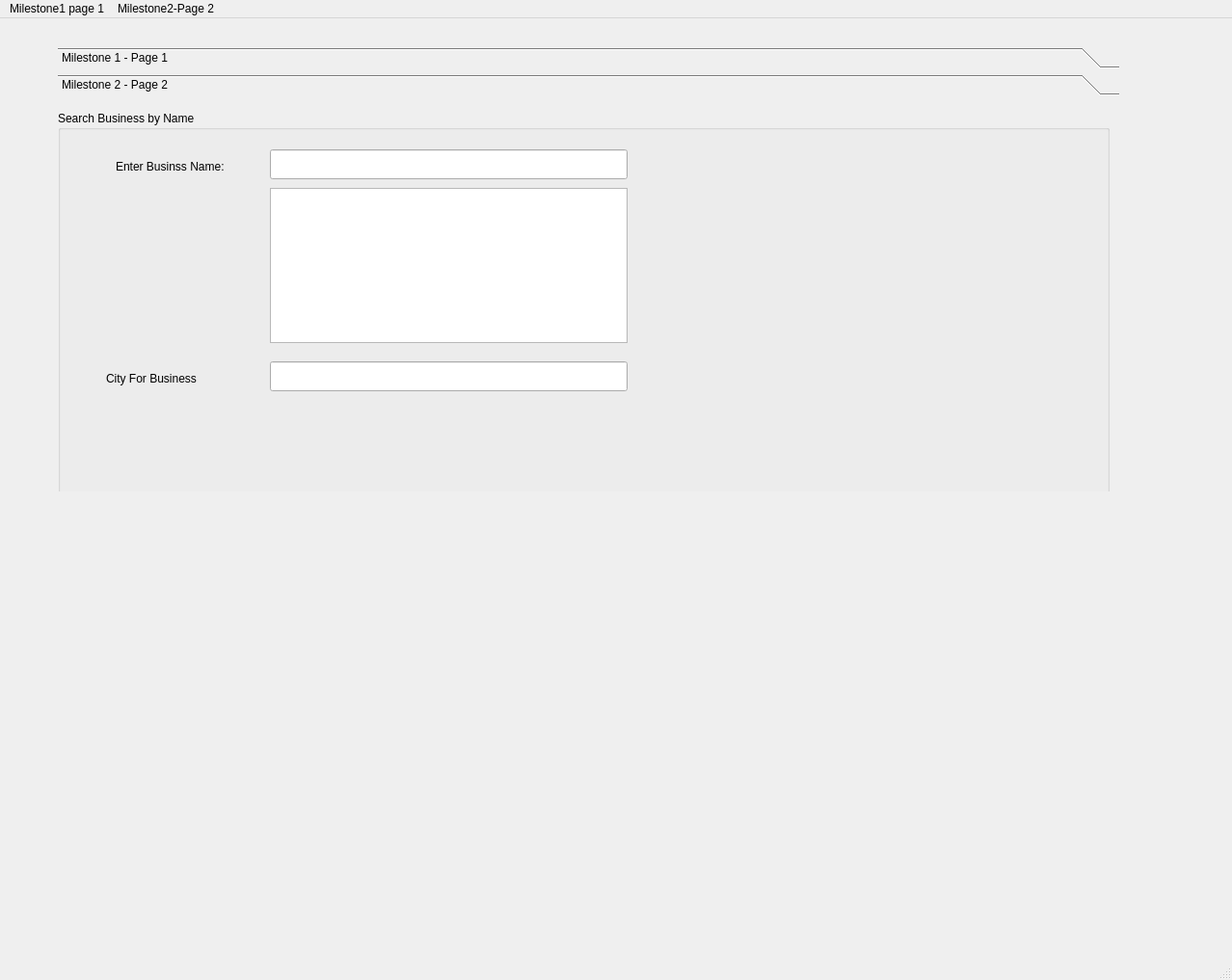
<?xml version="1.0" encoding="UTF-8"?>
<ui version="4.0">
 <class>MainWindow</class>
 <widget class="QMainWindow" name="MainWindow">
  <property name="geometry">
   <rect>
    <x>0</x>
    <y>0</y>
    <width>1278</width>
    <height>1017</height>
   </rect>
  </property>
  <property name="windowTitle">
   <string>MainWindow</string>
  </property>
  <widget class="QWidget" name="centralwidget">
   <widget class="QToolBox" name="toolBox">
    <property name="geometry">
     <rect>
      <x>60</x>
      <y>30</y>
      <width>1101</width>
      <height>461</height>
     </rect>
    </property>
    <property name="styleSheet">
     <string notr="true">font: 12pt &quot;Lucida Sans&quot;;
border-color: rgb(0, 0, 0);</string>
    </property>
    <property name="currentIndex">
     <number>1</number>
    </property>
    <widget class="QWidget" name="page">
     <property name="geometry">
      <rect>
       <x>0</x>
       <y>0</y>
       <width>1101</width>
       <height>395</height>
      </rect>
     </property>
     <attribute name="label">
      <string>Milestone 1 - Page 1</string>
     </attribute>
     <widget class="QGroupBox" name="groupBox">
      <property name="geometry">
       <rect>
        <x>0</x>
        <y>0</y>
        <width>431</width>
        <height>381</height>
       </rect>
      </property>
      <property name="styleSheet">
       <string notr="true">font: 11pt &quot;MS Shell Dlg 2&quot;;
background-color: rgb(181, 206, 227);</string>
      </property>
      <property name="title">
       <string>State / City</string>
      </property>
      <widget class="QComboBox" name="stateList">
       <property name="geometry">
        <rect>
         <x>119</x>
         <y>30</y>
         <width>281</width>
         <height>31</height>
        </rect>
       </property>
       <property name="styleSheet">
        <string notr="true">background-color: rgb(255, 255, 255);
font: 10pt &quot;Lucida Sans&quot;;</string>
       </property>
      </widget>
      <widget class="QLabel" name="label">
       <property name="geometry">
        <rect>
         <x>40</x>
         <y>40</y>
         <width>47</width>
         <height>14</height>
        </rect>
       </property>
       <property name="text">
        <string>State</string>
       </property>
      </widget>
      <widget class="QLabel" name="label_2">
       <property name="geometry">
        <rect>
         <x>40</x>
         <y>90</y>
         <width>47</width>
         <height>14</height>
        </rect>
       </property>
       <property name="text">
        <string>City</string>
       </property>
      </widget>
      <widget class="QListWidget" name="cityList">
       <property name="geometry">
        <rect>
         <x>120</x>
         <y>70</y>
         <width>281</width>
         <height>281</height>
        </rect>
       </property>
       <property name="styleSheet">
        <string notr="true">background-color: rgb(255, 255, 255);
font: 10pt &quot;Lucida Sans&quot;;</string>
       </property>
      </widget>
     </widget>
     <widget class="QGroupBox" name="businessGroup">
      <property name="geometry">
       <rect>
        <x>440</x>
        <y>0</y>
        <width>661</width>
        <height>381</height>
       </rect>
      </property>
      <property name="styleSheet">
       <string notr="true">font: 11pt &quot;MS Shell Dlg 2&quot;;
background-color: rgb(181, 206, 227);</string>
      </property>
      <property name="title">
       <string>Businesses</string>
      </property>
      <widget class="QTableWidget" name="businessTable">
       <property name="geometry">
        <rect>
         <x>10</x>
         <y>20</y>
         <width>641</width>
         <height>351</height>
        </rect>
       </property>
       <property name="styleSheet">
        <string notr="true">background-color: rgb(255, 255, 255);
font: 10pt &quot;Lucida Sans&quot;;</string>
       </property>
       <attribute name="horizontalHeaderCascadingSectionResizes">
        <bool>true</bool>
       </attribute>
       <attribute name="horizontalHeaderStretchLastSection">
        <bool>true</bool>
       </attribute>
       <attribute name="verticalHeaderVisible">
        <bool>false</bool>
       </attribute>
      </widget>
     </widget>
    </widget>
    <widget class="QWidget" name="page_2">
     <property name="geometry">
      <rect>
       <x>0</x>
       <y>0</y>
       <width>1101</width>
       <height>395</height>
      </rect>
     </property>
     <attribute name="label">
      <string>Milestone 2 - Page 2</string>
     </attribute>
     <widget class="QGroupBox" name="groupBox_2">
      <property name="geometry">
       <rect>
        <x>0</x>
        <y>10</y>
        <width>1091</width>
        <height>521</height>
       </rect>
      </property>
      <property name="title">
       <string>Search Business by Name</string>
      </property>
      <widget class="QLabel" name="label_3">
       <property name="geometry">
        <rect>
         <x>60</x>
         <y>50</y>
         <width>181</width>
         <height>16</height>
        </rect>
       </property>
       <property name="text">
        <string>Enter Businss Name:</string>
       </property>
      </widget>
      <widget class="QLabel" name="label_4">
       <property name="geometry">
        <rect>
         <x>50</x>
         <y>270</y>
         <width>181</width>
         <height>16</height>
        </rect>
       </property>
       <property name="text">
        <string>City For Business</string>
       </property>
      </widget>
      <widget class="QLineEdit" name="bname">
       <property name="geometry">
        <rect>
         <x>220</x>
         <y>40</y>
         <width>371</width>
         <height>31</height>
        </rect>
       </property>
      </widget>
      <widget class="QLineEdit" name="bcity">
       <property name="geometry">
        <rect>
         <x>220</x>
         <y>260</y>
         <width>371</width>
         <height>31</height>
        </rect>
       </property>
      </widget>
      <widget class="QListWidget" name="businesses">
       <property name="geometry">
        <rect>
         <x>220</x>
         <y>80</y>
         <width>371</width>
         <height>161</height>
        </rect>
       </property>
      </widget>
     </widget>
    </widget>
   </widget>
  </widget>
  <widget class="QMenuBar" name="menubar">
   <property name="geometry">
    <rect>
     <x>0</x>
     <y>0</y>
     <width>1278</width>
     <height>22</height>
    </rect>
   </property>
   <widget class="QMenu" name="menuMilestone1_page_1">
    <property name="title">
     <string>Milestone1 page 1</string>
    </property>
   </widget>
   <widget class="QMenu" name="menuMilestone2_Page_2">
    <property name="title">
     <string>Milestone2-Page 2</string>
    </property>
   </widget>
   <addaction name="menuMilestone1_page_1"/>
   <addaction name="menuMilestone2_Page_2"/>
  </widget>
  <widget class="QStatusBar" name="statusbar"/>
 </widget>
 <resources/>
 <connections/>
</ui>
